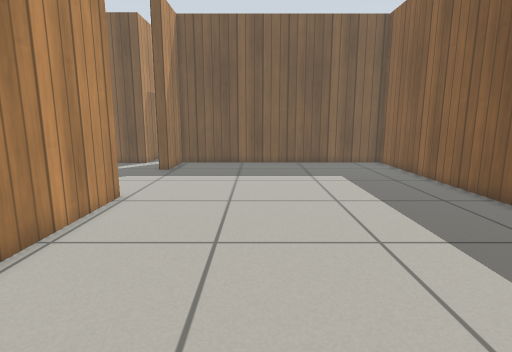
View 1 (above)

18 first-person views from a walk through a world built for the Gazebo simulator. The camera is 0.72 m above the floor, tilts 10° down and sees 80° across. The floor is counted in squares, 0.25 m on a side. Each view is taken from the middle of a square. On the plan, view 1 faces up. The plan holds only what a view shows up to about 20 squares ahead; the rest is blank. The place goes on beyond the plan. Simple patterns stand in for the simulator's built-in surfaces.

View 2
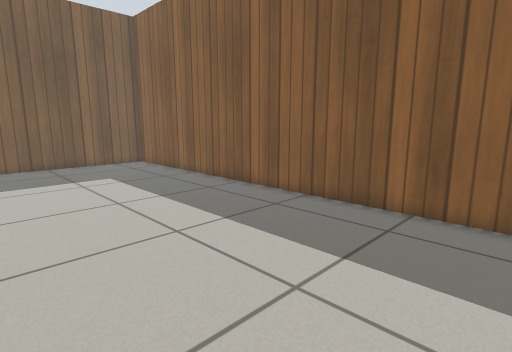

View 3
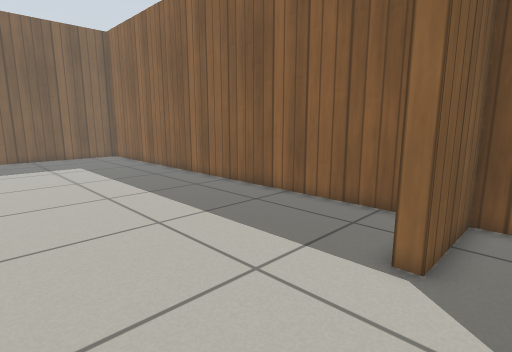

View 4
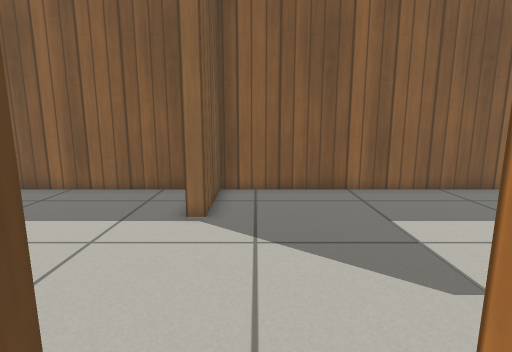

View 5
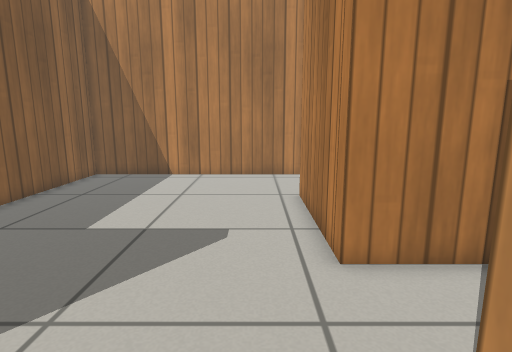

View 6
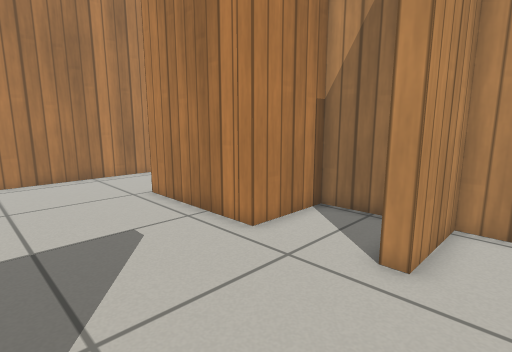

View 7
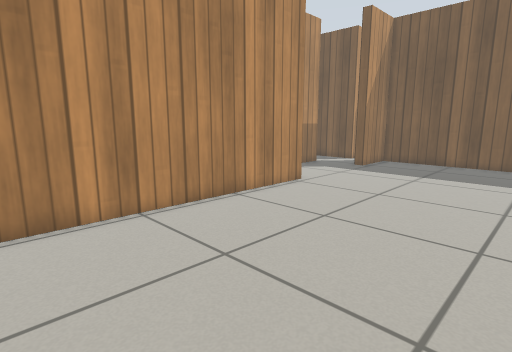

View 8
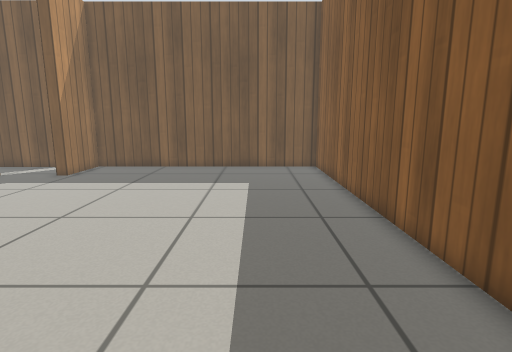

View 9
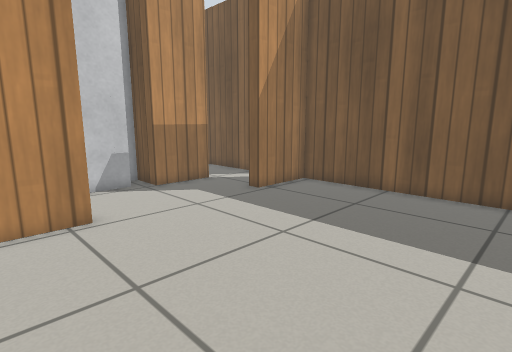

View 10
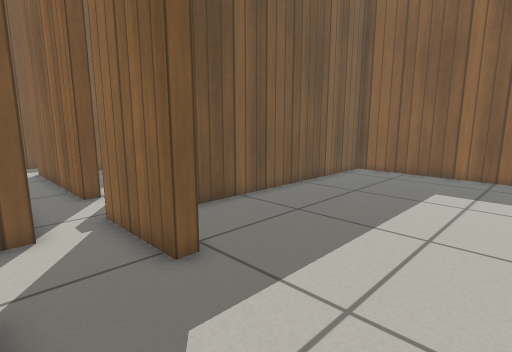

View 11
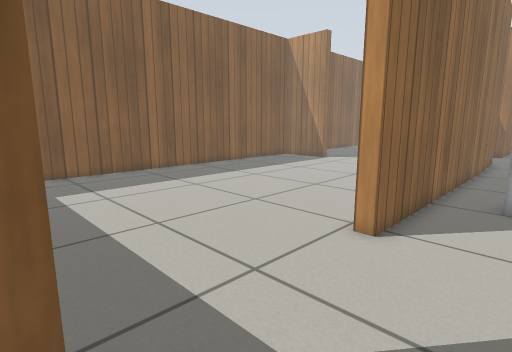

View 12
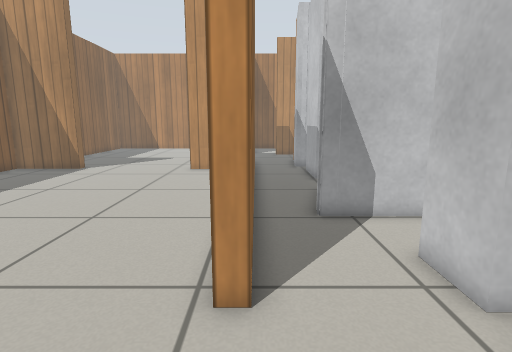

View 13
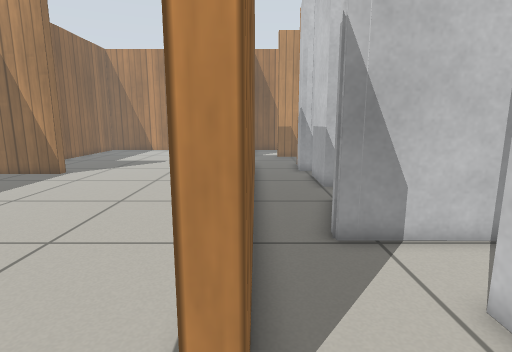

View 14
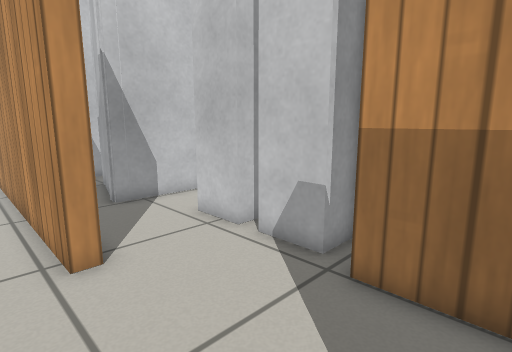

View 15
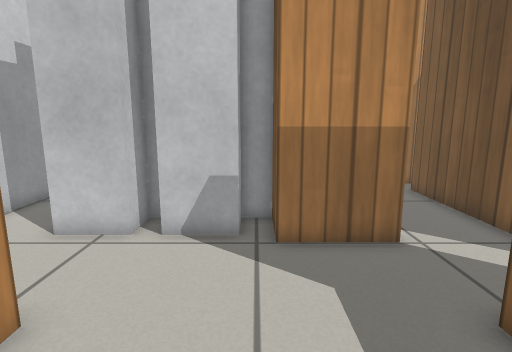

View 16
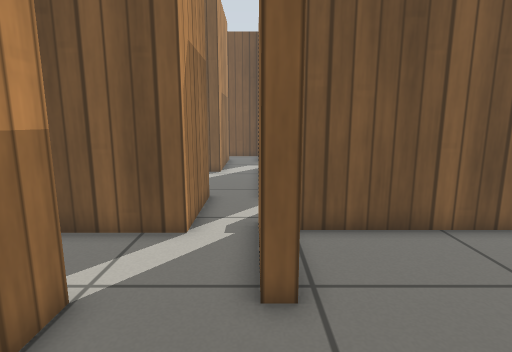

View 17
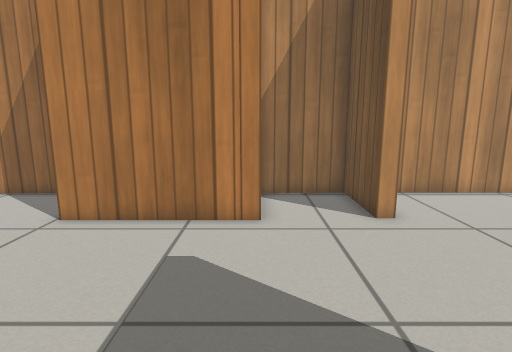

View 18
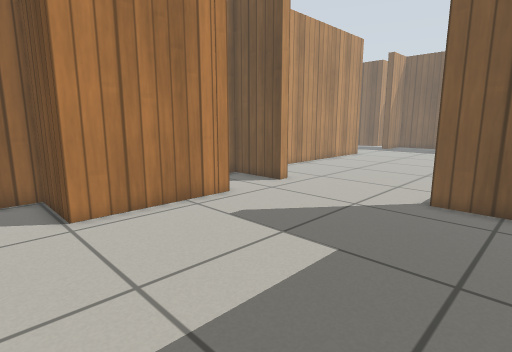

### Floor plan
Ten units are one square. View 1 is at (0, 0); x grows to the right and y downward. Boxes are objects, and circles mark ways between rooms. Rooms are numbered by the first view taken in them; rooms with no view inside come last. Other rooms are left out.
<svg viewBox="-142 -230 236 413">
<path fill="none" stroke="#000" d="M-53 -116 -53 29 -19 29 -19 35M50 35 50 29 89 29 89 -219 -53 -219 -53 -185M-19 35 -53 35 -53 69 -17 69 -17 128 -51 128 -51 174M-43 178 89 178 89 35 50 35M-98 -5 -90 -5 -90 25M-94 39 -86 39 -89 70M-80 -67 -80 -62M-86 -69 -79 -67 -89 -32M-137 -69 -79 -69M-59 71 -59 -116 -53 -116M-95 -116 -95 -98M-95 -146 -95 -125M-90 -185 -90 -155 -109 -155M-53 -185 -59 -185 -59 -225M-78 -217 -115 -217"/>
<circle cx="20" cy="30" r="3" fill="#2a7"/>
<circle cx="-55" cy="-150" r="3" fill="#2a7"/>
<circle cx="-95" cy="-200" r="3" fill="#2a7"/>
<text x="20" y="-90">1</text>
<text x="30" y="110">2</text>
<text x="-80" y="-10">3</text>
<text x="-100" y="-200">4</text>
</svg>
Room 1 opens to room 2. Room 1 opens to room 3. Room 3 opens to room 4.

Where each view was taken, in squares from view 1:
view 1: 0 up, 0 right, facing up
view 2: 0 up, 1 left, facing up-right
view 3: 5 down, 1 left, facing up-right
view 4: 5 down, 4 left, facing right
view 5: 1 down, 0 right, facing down
view 6: 1 down, 4 right, facing down-left
view 7: 1 down, 4 right, facing up-left
view 8: 2 up, 5 right, facing up
view 9: 9 up, 4 right, facing up-left
view 10: 13 up, 9 left, facing up-right
view 11: 19 up, 9 left, facing down-right
view 12: 16 up, 6 left, facing down
view 13: 14 up, 6 left, facing down
view 14: 18 up, 4 left, facing down-left
view 15: 15 up, 2 left, facing left
view 16: 14 up, 6 left, facing up
view 17: 7 down, 7 right, facing left
view 18: 15 down, 8 right, facing up-left
